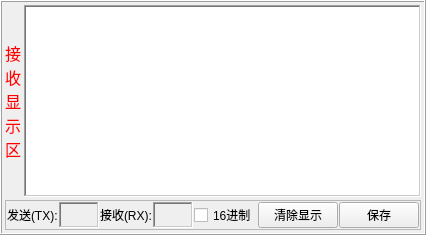
       <widget class="QFrame" name="comReceiveFrame">
        <property name="frameShape">
         <enum>QFrame::Box</enum>
        </property>
        <property name="frameShadow">
         <enum>QFrame::Raised</enum>
        </property>
        <layout class="QGridLayout" name="gridLayout_9">
         <property name="leftMargin">
          <number>3</number>
         </property>
         <property name="topMargin">
          <number>3</number>
         </property>
         <property name="rightMargin">
          <number>3</number>
         </property>
         <property name="bottomMargin">
          <number>3</number>
         </property>
         <property name="spacing">
          <number>3</number>
         </property>
         <item row="0" column="0">
          <widget class="QLabel" name="txtLabel6">
           <property name="sizePolicy">
            <sizepolicy hsizetype="Preferred" vsizetype="Expanding">
             <horstretch>0</horstretch>
             <verstretch>0</verstretch>
            </sizepolicy>
           </property>
           <property name="text">
            <string>&lt;!DOCTYPE HTML PUBLIC &quot;-//W3C//DTD HTML 4.0//EN&quot; &quot;http://www.w3.org/TR/REC-html40/strict.dtd&quot;&gt;
&lt;html&gt;&lt;head&gt;&lt;meta name=&quot;qrichtext&quot; content=&quot;1&quot; /&gt;&lt;style type=&quot;text/css&quot;&gt;
p, li { white-space: pre-wrap; }
&lt;/style&gt;&lt;/head&gt;&lt;body style=&quot; font-family:'文泉驿正黑'; font-size:9pt; font-weight:400; font-style:normal;&quot;&gt;
&lt;p align=&quot;center&quot; style=&quot; margin-top:0px; margin-bottom:0px; margin-left:0px; margin-right:0px; -qt-block-indent:0; text-indent:0px;&quot;&gt;&lt;span style=&quot; font-family:'Sans'; font-size:12pt; color:#ff0000;&quot;&gt;接&lt;/span&gt;&lt;/p&gt;
&lt;p align=&quot;center&quot; style=&quot; margin-top:0px; margin-bottom:0px; margin-left:0px; margin-right:0px; -qt-block-indent:0; text-indent:0px;&quot;&gt;&lt;span style=&quot; font-family:'Sans'; font-size:12pt; color:#ff0000;&quot;&gt;收&lt;/span&gt;&lt;/p&gt;
&lt;p align=&quot;center&quot; style=&quot; margin-top:0px; margin-bottom:0px; margin-left:0px; margin-right:0px; -qt-block-indent:0; text-indent:0px;&quot;&gt;&lt;span style=&quot; font-family:'Sans'; font-size:12pt; color:#ff0000;&quot;&gt;显&lt;/span&gt;&lt;/p&gt;
&lt;p align=&quot;center&quot; style=&quot; margin-top:0px; margin-bottom:0px; margin-left:0px; margin-right:0px; -qt-block-indent:0; text-indent:0px;&quot;&gt;&lt;span style=&quot; font-family:'Sans'; font-size:12pt; color:#ff0000;&quot;&gt;示&lt;/span&gt;&lt;/p&gt;
&lt;p align=&quot;center&quot; style=&quot; margin-top:0px; margin-bottom:0px; margin-left:0px; margin-right:0px; -qt-block-indent:0; text-indent:0px;&quot;&gt;&lt;span style=&quot; font-family:'Sans'; font-size:12pt; color:#ff0000;&quot;&gt;区&lt;/span&gt;&lt;/p&gt;&lt;/body&gt;&lt;/html&gt;</string>
           </property>
          </widget>
         </item>
         <item row="1" column="0" colspan="2">
          <widget class="QFrame" name="frame_">
           <property name="maximumSize">
            <size>
             <width>16777215</width>
             <height>41</height>
            </size>
           </property>
           <property name="frameShape">
            <enum>QFrame::StyledPanel</enum>
           </property>
           <property name="frameShadow">
            <enum>QFrame::Raised</enum>
           </property>
           <layout class="QGridLayout" name="gridLayout_10">
            <property name="leftMargin">
             <number>1</number>
            </property>
            <property name="topMargin">
             <number>1</number>
            </property>
            <property name="rightMargin">
             <number>1</number>
            </property>
            <property name="bottomMargin">
             <number>1</number>
            </property>
            <property name="spacing">
             <number>1</number>
            </property>
            <item row="0" column="7" rowspan="2">
             <widget class="QPushButton" name="pushButton_savefile">
              <property name="sizePolicy">
               <sizepolicy hsizetype="Minimum" vsizetype="Expanding">
                <horstretch>0</horstretch>
                <verstretch>0</verstretch>
               </sizepolicy>
              </property>
              <property name="text">
               <string>保存</string>
              </property>
             </widget>
            </item>
            <item row="0" column="6" rowspan="2">
             <widget class="QPushButton" name="pushButton_clearDisplay">
              <property name="enabled">
               <bool>true</bool>
              </property>
              <property name="focusPolicy">
               <enum>Qt::NoFocus</enum>
              </property>
              <property name="contextMenuPolicy">
               <enum>Qt::ActionsContextMenu</enum>
              </property>
              <property name="text">
               <string>清除显示</string>
              </property>
              <property name="autoDefault">
               <bool>false</bool>
              </property>
             </widget>
            </item>
            <item row="0" column="5" rowspan="2">
             <widget class="QCheckBox" name="checkBox_16">
              <property name="sizePolicy">
               <sizepolicy hsizetype="Minimum" vsizetype="Expanding">
                <horstretch>0</horstretch>
                <verstretch>0</verstretch>
               </sizepolicy>
              </property>
              <property name="text">
               <string>16进制</string>
              </property>
              <property name="checked">
               <bool>false</bool>
              </property>
             </widget>
            </item>
            <item row="0" column="3" rowspan="2">
             <widget class="QLabel" name="txtLabel9_2">
              <property name="sizePolicy">
               <sizepolicy hsizetype="Preferred" vsizetype="Expanding">
                <horstretch>0</horstretch>
                <verstretch>0</verstretch>
               </sizepolicy>
              </property>
              <property name="text">
               <string>接收(RX):</string>
              </property>
             </widget>
            </item>
            <item row="0" column="0" rowspan="2" colspan="2">
             <widget class="QLabel" name="txtLabel9_3">
              <property name="text">
               <string>发送(TX):</string>
              </property>
             </widget>
            </item>
            <item row="0" column="2" rowspan="2">
             <widget class="QLabel" name="comReceiveLabel">
              <property name="sizePolicy">
               <sizepolicy hsizetype="Expanding" vsizetype="Preferred">
                <horstretch>0</horstretch>
                <verstretch>0</verstretch>
               </sizepolicy>
              </property>
              <property name="minimumSize">
               <size>
                <width>40</width>
                <height>0</height>
               </size>
              </property>
              <property name="frameShape">
               <enum>QFrame::WinPanel</enum>
              </property>
              <property name="frameShadow">
               <enum>QFrame::Sunken</enum>
              </property>
              <property name="text">
               <string/>
              </property>
             </widget>
            </item>
            <item row="0" column="4" rowspan="2">
             <widget class="QLabel" name="comSentLabel">
              <property name="sizePolicy">
               <sizepolicy hsizetype="Expanding" vsizetype="Preferred">
                <horstretch>0</horstretch>
                <verstretch>0</verstretch>
               </sizepolicy>
              </property>
              <property name="minimumSize">
               <size>
                <width>40</width>
                <height>0</height>
               </size>
              </property>
              <property name="frameShape">
               <enum>QFrame::WinPanel</enum>
              </property>
              <property name="frameShadow">
               <enum>QFrame::Sunken</enum>
              </property>
              <property name="text">
               <string/>
              </property>
             </widget>
            </item>
           </layout>
          </widget>
         </item>
         <item row="0" column="1">
          <widget class="QTextBrowser" name="comReceivePlainTextEdit">
           <property name="frameShape">
            <enum>QFrame::WinPanel</enum>
           </property>
           <property name="verticalScrollBarPolicy">
            <enum>Qt::ScrollBarAsNeeded</enum>
           </property>
           <property name="horizontalScrollBarPolicy">
            <enum>Qt::ScrollBarAlwaysOff</enum>
           </property>
          </widget>
         </item>
        </layout>
       </widget>
